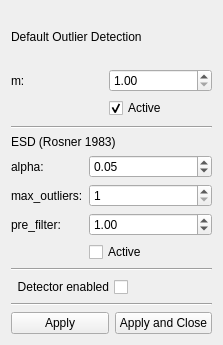
<?xml version="1.0" encoding="UTF-8"?>
<ui version="4.0">
 <class>detector</class>
 <widget class="QWidget" name="detector">
  <property name="enabled">
   <bool>true</bool>
  </property>
  <property name="geometry">
   <rect>
    <x>0</x>
    <y>0</y>
    <width>223</width>
    <height>345</height>
   </rect>
  </property>
  <property name="sizePolicy">
   <sizepolicy hsizetype="Fixed" vsizetype="Fixed">
    <horstretch>0</horstretch>
    <verstretch>0</verstretch>
   </sizepolicy>
  </property>
  <property name="minimumSize">
   <size>
    <width>0</width>
    <height>0</height>
   </size>
  </property>
  <property name="windowTitle">
   <string>Outlier Detector</string>
  </property>
  <layout class="QVBoxLayout" name="verticalLayout_2">
   <property name="sizeConstraint">
    <enum>QLayout::SetMinimumSize</enum>
   </property>
   <item>
    <widget class="QLabel" name="label_default">
     <property name="text">
      <string>Default Outlier Detection</string>
     </property>
     <property name="scaledContents">
      <bool>false</bool>
     </property>
     <property name="wordWrap">
      <bool>false</bool>
     </property>
    </widget>
   </item>
   <item>
    <layout class="QFormLayout" name="layout_default_outlier">
     <item row="0" column="0">
      <widget class="QLabel" name="label_m">
       <property name="sizePolicy">
        <sizepolicy hsizetype="Preferred" vsizetype="Preferred">
         <horstretch>0</horstretch>
         <verstretch>0</verstretch>
        </sizepolicy>
       </property>
       <property name="minimumSize">
        <size>
         <width>92</width>
         <height>0</height>
        </size>
       </property>
       <property name="text">
        <string>m:</string>
       </property>
      </widget>
     </item>
     <item row="0" column="1">
      <widget class="QDoubleSpinBox" name="dsb_m">
       <property name="minimum">
        <double>1.000000000000000</double>
       </property>
       <property name="maximum">
        <double>100.000000000000000</double>
       </property>
       <property name="singleStep">
        <double>0.500000000000000</double>
       </property>
       <property name="value">
        <double>1.000000000000000</double>
       </property>
      </widget>
     </item>
     <item row="1" column="1">
      <widget class="QCheckBox" name="cb_default">
       <property name="text">
        <string>Active</string>
       </property>
       <property name="checked">
        <bool>true</bool>
       </property>
      </widget>
     </item>
    </layout>
   </item>
   <item>
    <widget class="Line" name="line_2">
     <property name="orientation">
      <enum>Qt::Horizontal</enum>
     </property>
    </widget>
   </item>
   <item>
    <widget class="QLabel" name="label_esd">
     <property name="sizePolicy">
      <sizepolicy hsizetype="Fixed" vsizetype="Fixed">
       <horstretch>0</horstretch>
       <verstretch>0</verstretch>
      </sizepolicy>
     </property>
     <property name="text">
      <string>ESD (Rosner 1983)</string>
     </property>
    </widget>
   </item>
   <item>
    <layout class="QFormLayout" name="layout_esd">
     <item row="1" column="0">
      <widget class="QLabel" name="label_max_outliers">
       <property name="text">
        <string>max_outliers:</string>
       </property>
      </widget>
     </item>
     <item row="1" column="1">
      <widget class="QSpinBox" name="dsb_k">
       <property name="minimum">
        <number>1</number>
       </property>
       <property name="maximum">
        <number>5000</number>
       </property>
      </widget>
     </item>
     <item row="0" column="0">
      <widget class="QLabel" name="label_alpha">
       <property name="text">
        <string>alpha:</string>
       </property>
      </widget>
     </item>
     <item row="0" column="1">
      <widget class="QDoubleSpinBox" name="dsb_alpha">
       <property name="singleStep">
        <double>0.050000000000000</double>
       </property>
       <property name="value">
        <double>0.050000000000000</double>
       </property>
      </widget>
     </item>
     <item row="2" column="0">
      <widget class="QLabel" name="label_pre_filter">
       <property name="text">
        <string>pre_filter:</string>
       </property>
      </widget>
     </item>
     <item row="2" column="1">
      <widget class="QDoubleSpinBox" name="dsb_pre_filter">
       <property name="maximum">
        <double>100000.000000000000000</double>
       </property>
       <property name="value">
        <double>1.000000000000000</double>
       </property>
      </widget>
     </item>
     <item row="3" column="1">
      <widget class="QCheckBox" name="cb_esd">
       <property name="text">
        <string>Active</string>
       </property>
      </widget>
     </item>
    </layout>
   </item>
   <item>
    <widget class="Line" name="line">
     <property name="orientation">
      <enum>Qt::Horizontal</enum>
     </property>
    </widget>
   </item>
   <item>
    <layout class="QHBoxLayout" name="horizontalLayout">
     <item>
      <widget class="QCheckBox" name="cb_is_active">
       <property name="enabled">
        <bool>true</bool>
       </property>
       <property name="layoutDirection">
        <enum>Qt::RightToLeft</enum>
       </property>
       <property name="text">
        <string>Detector enabled</string>
       </property>
       <property name="checked">
        <bool>false</bool>
       </property>
      </widget>
     </item>
     <item>
      <spacer name="horizontalSpacer">
       <property name="orientation">
        <enum>Qt::Horizontal</enum>
       </property>
       <property name="sizeHint" stdset="0">
        <size>
         <width>40</width>
         <height>20</height>
        </size>
       </property>
      </spacer>
     </item>
    </layout>
   </item>
   <item>
    <widget class="Line" name="line_3">
     <property name="enabled">
      <bool>true</bool>
     </property>
     <property name="orientation">
      <enum>Qt::Horizontal</enum>
     </property>
    </widget>
   </item>
   <item>
    <layout class="QHBoxLayout" name="horizontalLayout_2">
     <item>
      <widget class="QPushButton" name="btn_apply">
       <property name="toolTip">
        <string>Run outliers detection</string>
       </property>
       <property name="text">
        <string>Apply</string>
       </property>
      </widget>
     </item>
     <item>
      <widget class="QPushButton" name="btn_apply_close">
       <property name="toolTip">
        <string>Run outliers detection and close window</string>
       </property>
       <property name="text">
        <string>Apply and Close</string>
       </property>
      </widget>
     </item>
    </layout>
   </item>
  </layout>
 </widget>
 <resources/>
 <connections/>
</ui>
